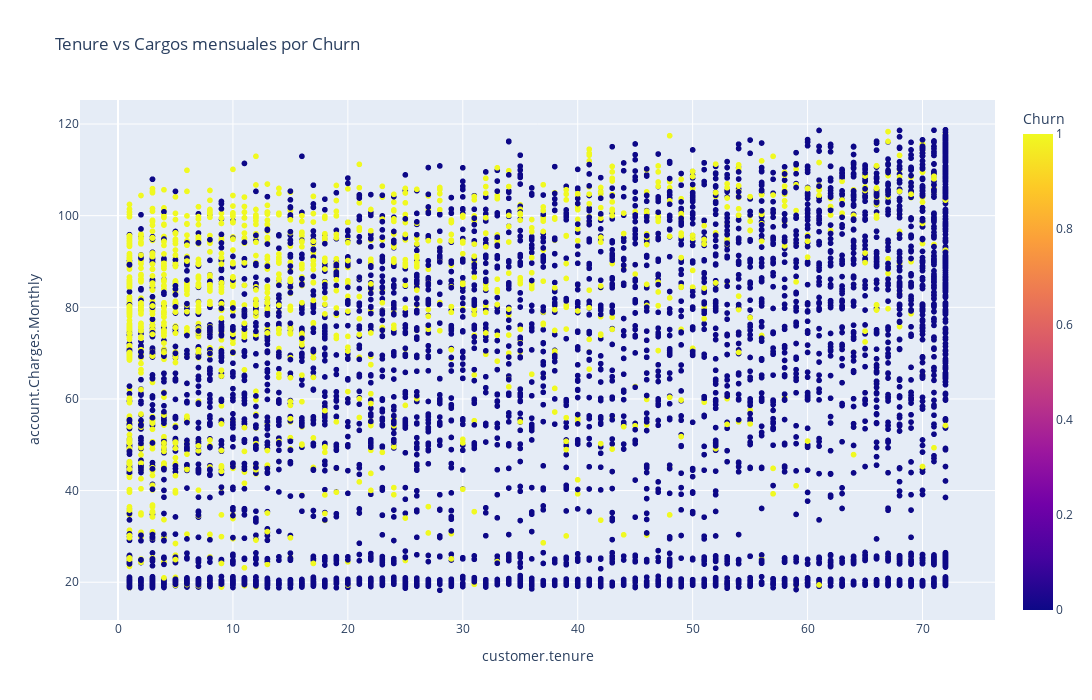

The code cell stored with this chart in its notebook:
### Code cell
px.scatter(data_norm,
           x= 'customer.tenure',
           y = 'account.Charges.Monthly',
           color = 'Churn',
           title = 'Tenure vs Cargos mensuales por Churn',
           width = 1100,
           height= 700,
           color_discrete_sequence=['red','black'] # Cambia los colores a rojo y verde
           )

### Figure 1 — Plotly figure (JSON) as saved in the notebook; plotly's stock layout.template omitted (floating-point values rounded to 4 significant figures; data arrays with more than 128 entries replaced by an {"elided": "..."} marker saying what was removed)
{"data": [{"hovertemplate": "customer.tenure=%{x}<br>account.Charges.Monthly=%{y}<br>Churn=%{marker.color}<extra></extra>", "legendgroup": "", "marker": {"color": {"elided": "7032 int values"}, "coloraxis": "coloraxis", "symbol": "circle"}, "mode": "markers", "name": "", "showlegend": false, "type": "scattergl", "x": {"elided": "7032 int values"}, "xaxis": "x", "y": {"elided": "7032 float values"}, "yaxis": "y"}], "layout": {"coloraxis": {"colorbar": {"title": {"text": "Churn"}}, "colorscale": [[0, "#0d0887"], [0.1111, "#46039f"], [0.2222, "#7201a8"], [0.3333, "#9c179e"], [0.4444, "#bd3786"], [0.5556, "#d8576b"], [0.6667, "#ed7953"], [0.7778, "#fb9f3a"], [0.8889, "#fdca26"], [1, "#f0f921"]]}, "height": 700, "legend": {"tracegroupgap": 0}, "title": {"text": "Tenure vs Cargos mensuales por Churn"}, "width": 1100, "xaxis": {"anchor": "y", "domain": [0, 1], "title": {"text": "customer.tenure"}}, "yaxis": {"anchor": "x", "domain": [0, 1], "title": {"text": "account.Charges.Monthly"}}}}
